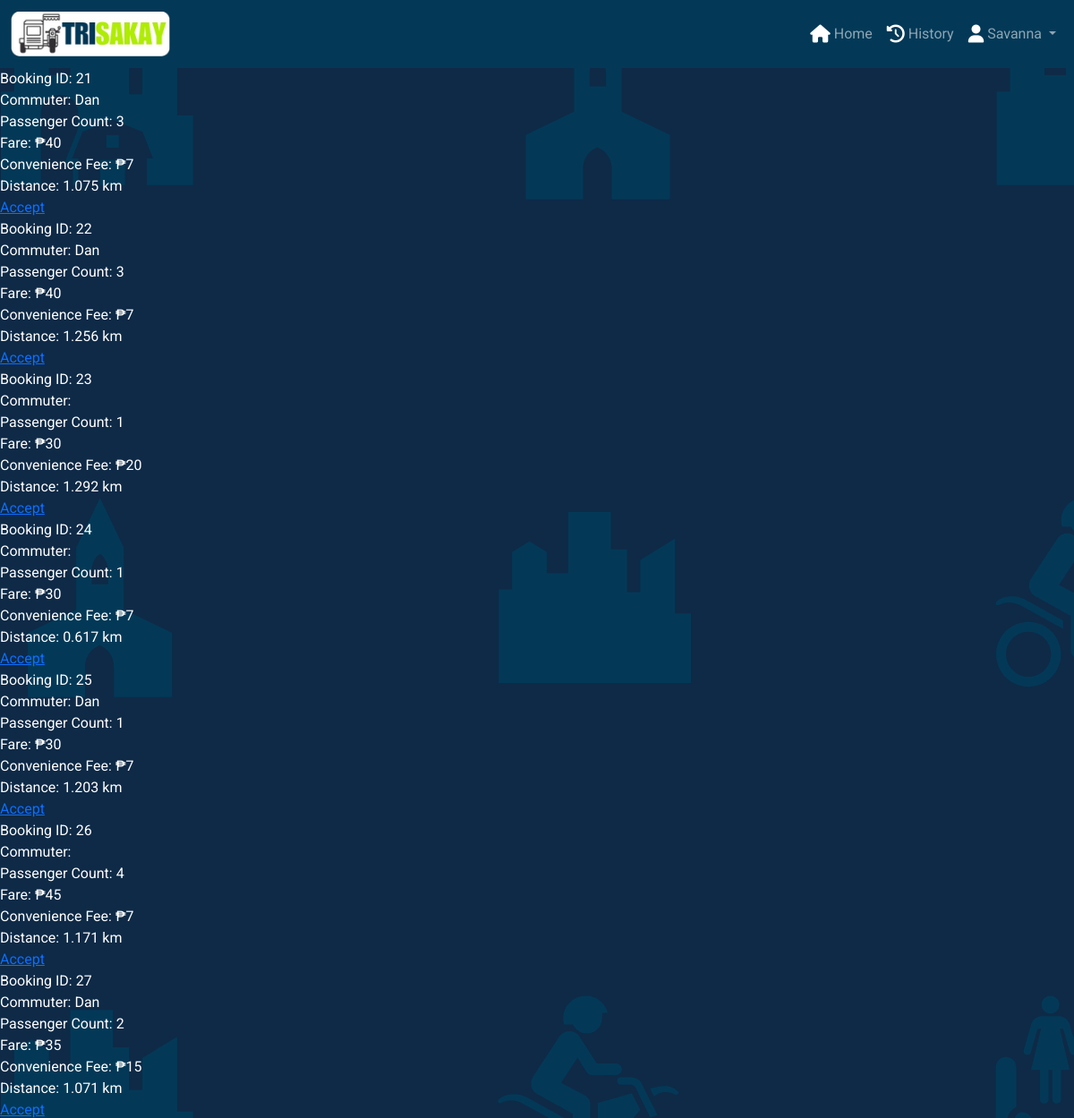
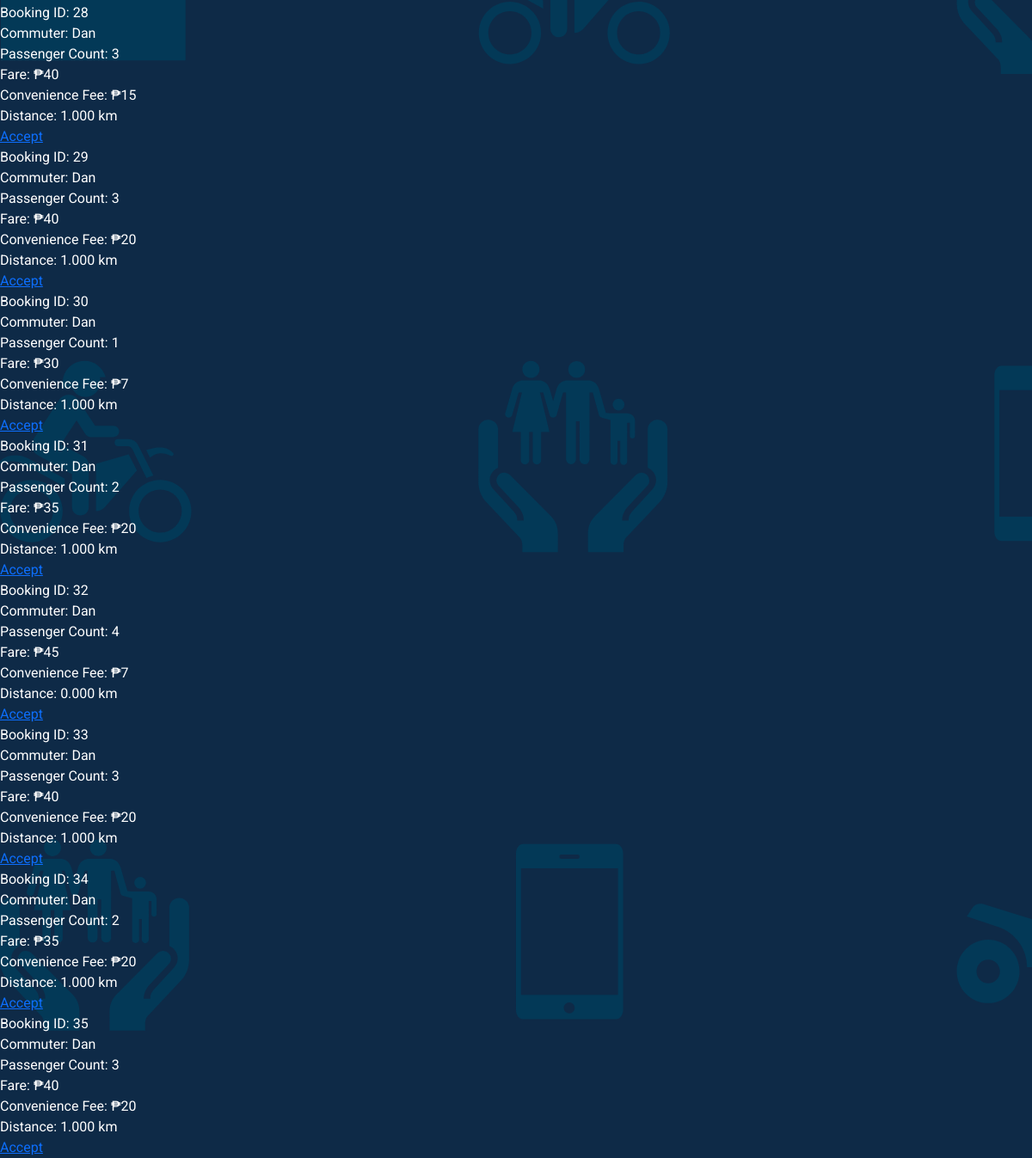
The app's page /dispatcher/pending.php (signed in) with its own data (2 pictures, top to bottom).
### tables this page shows
CREATE TABLE `dispatcher` (
  `DispatcherID` int(11) NOT NULL,
  `Email` varchar(255) NOT NULL,
  `Password` varchar(255) NOT NULL,
  `FirstName` varchar(255) NOT NULL,
  `LastName` varchar(255) NOT NULL,
  `TODA` varchar(255) NOT NULL,
  `DateCreated` datetime NOT NULL,
  `Status` varchar(255) DEFAULT NULL
);

CREATE TABLE `booking` (
  `BookingID` int(11) NOT NULL,
  `CommuterID` int(255) NOT NULL,
  `PlateNumber` varchar(255) DEFAULT NULL,
  `Toda` varchar(255) NOT NULL,
  `Status` varchar(20) NOT NULL,
  `PickupPoint` varchar(255) NOT NULL,
  `PickupAddress` varchar(255) NOT NULL,
  `DropoffPoint` varchar(255) NOT NULL,
  `DropoffAddress` varchar(255) NOT NULL,
  `PickupTime` datetime DEFAULT NULL,
  `DropoffTime` datetime DEFAULT NULL,
  `PassengerCount` varchar(1) NOT NULL,
  `Fare` varchar(255) NOT NULL,
  `ConvenienceFee` varchar(255) NOT NULL,
  `Distance` varchar(255) NOT NULL,
  `DriverETA` varchar(255) NOT NULL,
  `Rating` int(1) DEFAULT NULL,
  `BookingDate` datetime DEFAULT NULL
);

CREATE TABLE `commuter` (
  `CommuterID` int(11) NOT NULL,
  `Email` varchar(255) NOT NULL,
  `MobileNumber` varchar(255) NOT NULL,
  `Password` varchar(255) NOT NULL,
  `FirstName` varchar(255) NOT NULL,
  `LastName` varchar(255) NOT NULL,
  `NoShow` int(255) DEFAULT NULL,
  `Status` varchar(255) DEFAULT NULL,
  `IP` varchar(255) NOT NULL,
  `OTP` int(10) DEFAULT NULL
);

### dispatcher/bookingdata.php (the view, shortened to what this page needs)
<?php
include('../db/dbconn.php');
$sql = "SELECT b.bookingid, b.toda, b.commuterid, c.firstname, b.passengercount, b.fare, b.conveniencefee, b.Distance FROM booking b
        LEFT JOIN commuter c ON b.commuterid = c.commuterid";
$result = $conn->query($sql);
if ($result->num_rows > 0) {
    while ($row = $result->fetch_assoc()) {
        echo "<div class='booking-info'>";
        echo "<p>Booking ID: " . $row["bookingid"] . "</p>";
        echo "<p>Commuter: " . $row["firstname"] . "</p>";
        echo "<p>Passenger Count: " . $row["passengercount"] . "</p>";
        echo "<p>Fare: ₱" . $row["fare"] . "</p>";
        echo "<p>Convenience Fee: ₱" . $row["conveniencefee"] . "</p>";
        echo "<p>Distance: " . number_format($row["Distance"], 3) . " km</p>";
        echo "<a href='leaflet_map.php?bookingid=" . $row["bookingid"] . "'>Accept</a>";
        echo "</div>";
    }
} else {
    echo "No data found.";
}
?>

### dispatcher/pending.php (shortened to what this page needs)
<!DOCTYPE html>
<html lang="en">
<head>
    <?php
    include '../dependencies/dependencies.php';
    ?>
    <link rel="stylesheet" href="../css/booking.css">
</head>
<body>
    <?php
    include('../php/navbar_dispatcher.php');
    ?>
    <div id="booking-data">
        <?php include('bookingdata.php'); ?>
    </div>
</body>
</html>

### dependencies/dependencies.php (shortened to what this page needs)
<?php
echo '<link href="https://cdn.jsdelivr.net/npm/bootstrap@5.3.0-alpha3/dist/css/bootstrap.min.css" rel="stylesheet" />';
?>

### php/navbar_dispatcher.php (shortened to what this page needs)
<nav class="navbar navbar-expand-lg" data-bs-theme="dark">
    <div class="container-fluid">
        <a class="navbar-brand" href="dispatcher.php">
            <img src="../img/navbar.png" alt="Logo" height="50" width="auto" />
        </a>
        <div class="collapse navbar-collapse" id="navbarSupportedContent">
            <ul class="navbar-nav ms-auto mb-2 mb-lg-0 text-center">
                <li class="nav-item">
                    <a class="nav-link <?php if (basename($_SERVER['PHP_SELF']) == 'dispatcher.php') {
                        echo 'active';
                    } ?>" href="dispatcher.php"><i class="fa-solid fa-house fa-lg" style="color: #ffffff;"></i> Home</a>
                </li>
                <li class="nav-item">
                    <a class="nav-link <?php if (basename($_SERVER['PHP_SELF']) == 'history.php') {
                        echo 'active';
                    } ?>" href="history.php"><i class="fa-solid fa-clock-rotate-left fa-lg"
                            style="color: #ffffff;"></i> History</a>
                </li>
                <li class="nav-item dropdown">
                    <?php
                    include('../db/dbconn.php');
                    $dispatcherId = $_SESSION["dispatcherid"];
                    $query = "SELECT firstname FROM dispatcher WHERE dispatcherid = ?";
                    $stmt = mysqli_prepare($conn, $query);
                    if ($stmt) {
                        mysqli_stmt_bind_param($stmt, "s", $dispatcherId);
                        mysqli_stmt_execute($stmt);
                        $result = mysqli_stmt_get_result($stmt);
                        if ($result) {
                            if (mysqli_num_rows($result) > 0) {
                                $row = mysqli_fetch_assoc($result);
                                $firstname = $row['firstname'];
                            } else {
                                echo "<h1>User not found.</h1>";
                            }
                        } else {
                            echo "<h1>Error querying the database.</h1>";
                        }
                    } else {
                        echo "<h1>Error preparing the statement.</h1>";
                    }
                    ?>
                    <a class="nav-link dropdown-toggle <?php if (basename($_SERVER['PHP_SELF']) == 'manage.php') {
                        echo 'active';
                    } ?>" href="#" role="button" data-bs-toggle="dropdown" aria-expanded="false">
                        <i class="fa-solid fa-user fa-lg" style="color: #ffffff;"></i>
                        <?php echo "$firstname"; ?>
                    </a>
                </li>
            </ul>
        </div>
    </div>
</nav>

### css/booking.css (style rules this page uses)
html, body { height: 100%; margin: 0; padding: 0; }
body { background: white; background-repeat: no-repeat; font-family: "Roboto", sans-serif; background-repeat: repeat; background-size: cover; }
.navbar { background-color: #033957 !important; }

### dispatcher/pending.php (style rules this page uses)
p { color: white; }
.booking-info p { margin: 0; }

### records on screen
dispatcher: FirstName "Savanna"
booking: BookingID "21", CommuterID.FirstName "Dan", PassengerCount "3", Fare "40", ConvenienceFee "7", Distance "1.075"
booking: BookingID "22", CommuterID.FirstName "Dan", PassengerCount "3", Fare "40", ConvenienceFee "7", Distance "1.256"
booking: BookingID "23", PassengerCount "1", Fare "30", ConvenienceFee "20", Distance "1.292"
booking: BookingID "24", PassengerCount "1", Fare "30", ConvenienceFee "7", Distance "0.617"
booking: BookingID "25", CommuterID.FirstName "Dan", PassengerCount "1", Fare "30", ConvenienceFee "7", Distance "1.203"
booking: BookingID "26", PassengerCount "4", Fare "45", ConvenienceFee "7", Distance "1.171"
booking: BookingID "27", CommuterID.FirstName "Dan", PassengerCount "2", Fare "35", ConvenienceFee "15", Distance "1.071"
booking: BookingID "28", CommuterID.FirstName "Dan", PassengerCount "3", Fare "40", ConvenienceFee "15", Distance "1.000"
booking: BookingID "29", CommuterID.FirstName "Dan", PassengerCount "3", Fare "40", ConvenienceFee "20", Distance "1.000"
booking: BookingID "30", CommuterID.FirstName "Dan", PassengerCount "1", Fare "30", ConvenienceFee "7", Distance "1.000"
booking: BookingID "31", CommuterID.FirstName "Dan", PassengerCount "2", Fare "35", ConvenienceFee "20", Distance "1.000"
booking: BookingID "32", CommuterID.FirstName "Dan", PassengerCount "4", Fare "45", ConvenienceFee "7", Distance "0.000"
booking: BookingID "33", CommuterID.FirstName "Dan", PassengerCount "3", Fare "40", ConvenienceFee "20", Distance "1.000"
booking: BookingID "34", CommuterID.FirstName "Dan", PassengerCount "2", Fare "35", ConvenienceFee "20", Distance "1.000"
booking: BookingID "35", CommuterID.FirstName "Dan", PassengerCount "3", Fare "40", ConvenienceFee "20", Distance "1.000"
